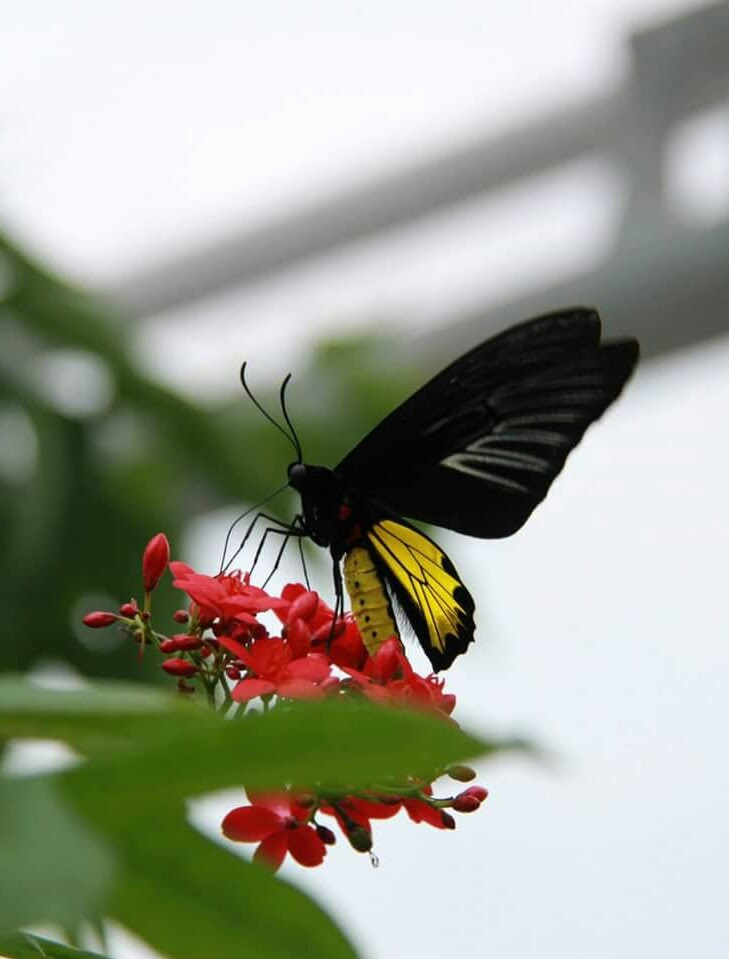
#> input picture chapter41_images/butterfly.jpg, 729 x 959 px
$ python get_histogram.py
#> lines starting #> are read from the running program, lines starting #| are printed output that depends on the picture
# get_histrogram.py

import matplotlib.pyplot as plt

from PIL import Image


def get_image_histrogram(path):
#> called with path = 'butterfly.jpg'
    image = Image.open(path)
#> image is the input picture: PIL image 729x959 RGB; mean R, G, B 156.4, 159.3, 145.4
    histogram = image.histogram()
#> histogram = 768 values, max 44896 at index 757, min 48 at index 510, mean 2730.9
    plt.hist(histogram, bins=len(histogram))
    plt.xlabel('Histogram')
    plt.show()
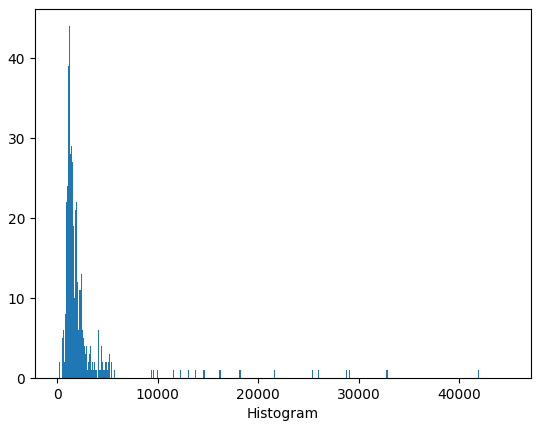
#> figure drawn by matplotlib, 1 panel; tallest bar 44 high, from x = 1215.9 to 1274.3

if __name__ == '__main__':
    get_image_histrogram('butterfly.jpg')

$ run again, with chapter41_images/jellyfish.jpg copied over chapter41_images/butterfly.jpg
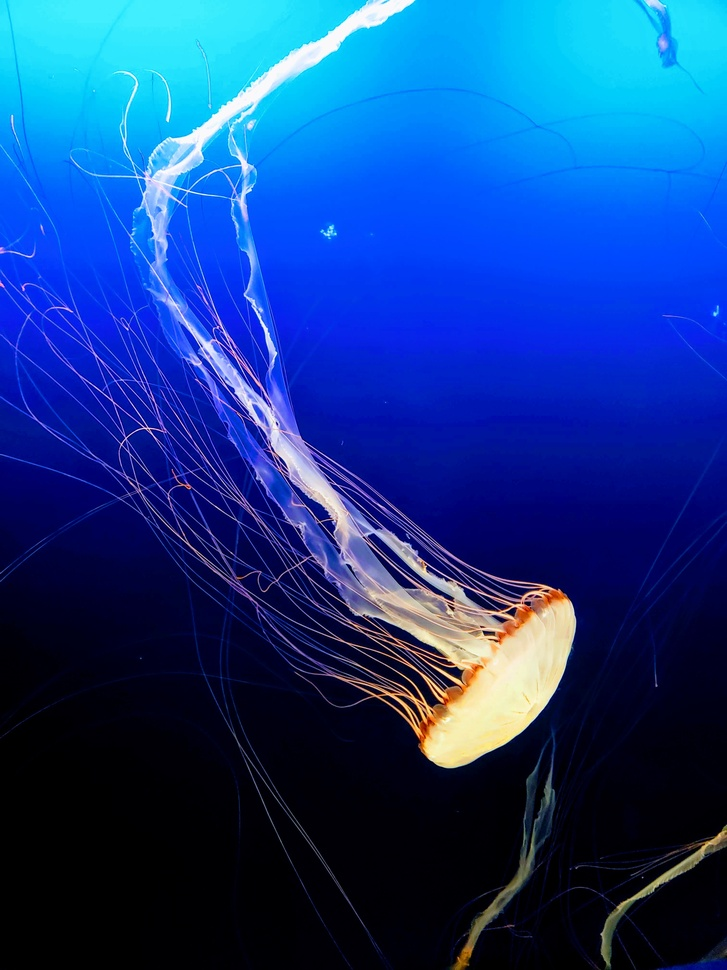
#> input picture chapter41_images/jellyfish.jpg, 727 x 970 px, shrunk from 3024 x 4032 before the run
#> in get_image_histrogram, image is the input picture: PIL image 727x970 RGB; mean R, G, B 19.5, 61.9, 136.8
#> histogram = 768 values, max 333561 at index 0, min 100 at index 510, mean 2754.6
#> in get_image_histrogram, `plt.show()`:
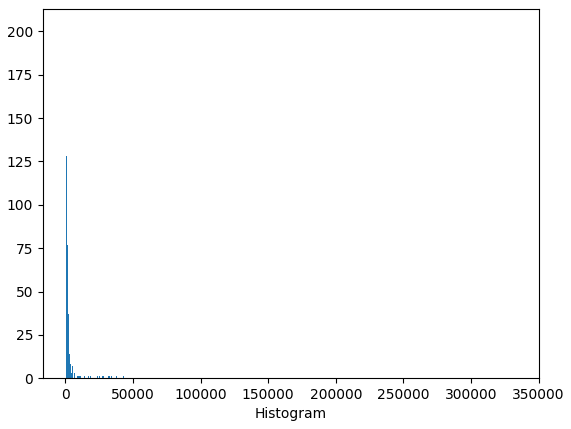
#> figure drawn by matplotlib, 1 panel; tallest bar 203 high, from x = 968.4 to 1402.6

$ run again, with chapter41_images/lizard.jpg copied over chapter41_images/butterfly.jpg
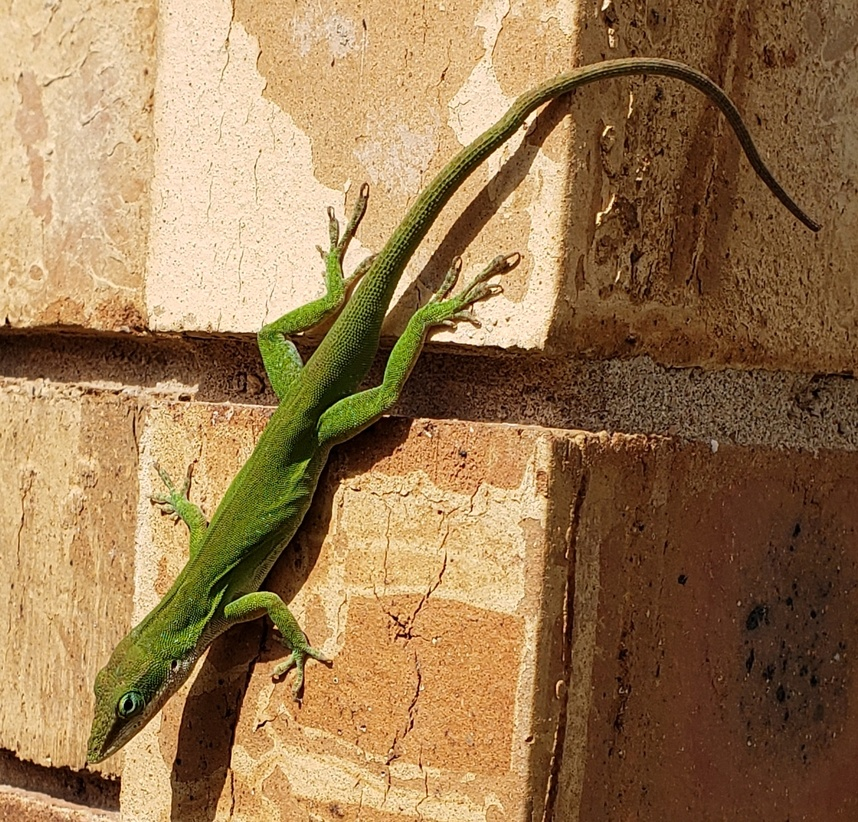
#> input picture chapter41_images/lizard.jpg, 858 x 822 px, shrunk from 1191 x 1141 before the run
#> in get_image_histrogram, image is the input picture: PIL image 858x822 RGB; mean R, G, B 153.7, 121.3, 81.6
#> histogram = 768 values, max 25486 at index 512, min 0 at index 510, mean 2755
#> in get_image_histrogram, `plt.show()`:
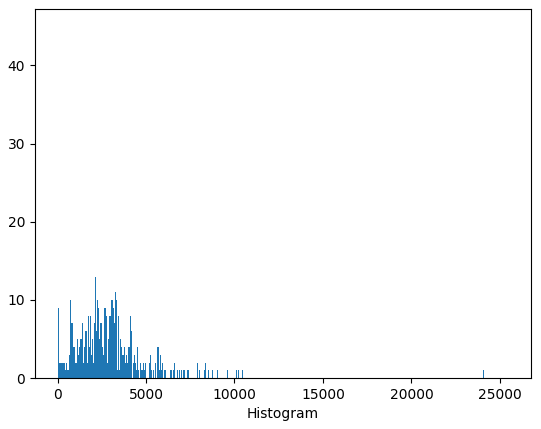
#> figure drawn by matplotlib, 1 panel; tallest bar 45 high, from x = 3.55e-15 to 33.18
